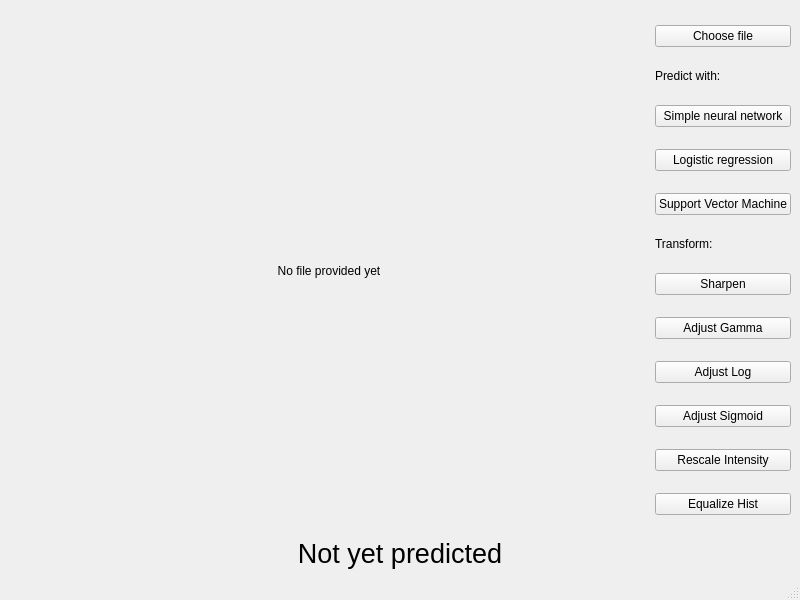
<?xml version="1.0" encoding="UTF-8"?>
<ui version="4.0">
 <class>MainWindow</class>
 <widget class="QMainWindow" name="MainWindow">
  <property name="geometry">
   <rect>
    <x>0</x>
    <y>0</y>
    <width>800</width>
    <height>600</height>
   </rect>
  </property>
  <property name="windowTitle">
   <string>MainWindow</string>
  </property>
  <widget class="QWidget" name="centralwidget">
   <layout class="QHBoxLayout" name="horizontalLayout_2">
    <item>
     <layout class="QVBoxLayout" name="verticalLayout_2">
      <item>
       <layout class="QHBoxLayout" name="horizontalLayout">
        <item>
         <widget class="QLabel" name="image">
          <property name="sizePolicy">
           <sizepolicy hsizetype="Expanding" vsizetype="Expanding">
            <horstretch>0</horstretch>
            <verstretch>0</verstretch>
           </sizepolicy>
          </property>
          <property name="text">
           <string>No file provided yet</string>
          </property>
          <property name="alignment">
           <set>Qt::AlignCenter</set>
          </property>
         </widget>
        </item>
        <item>
         <layout class="QVBoxLayout" name="verticalLayout">
          <item>
           <widget class="QPushButton" name="fileButton">
            <property name="text">
             <string>Choose file</string>
            </property>
           </widget>
          </item>
          <item>
           <widget class="QLabel" name="label">
            <property name="sizePolicy">
             <sizepolicy hsizetype="Preferred" vsizetype="Fixed">
              <horstretch>0</horstretch>
              <verstretch>0</verstretch>
             </sizepolicy>
            </property>
            <property name="text">
             <string>Predict with:</string>
            </property>
           </widget>
          </item>
          <item>
           <widget class="QPushButton" name="pSimpleButton">
            <property name="text">
             <string>Simple neural network</string>
            </property>
           </widget>
          </item>
          <item>
           <widget class="QPushButton" name="pLogisticButton">
            <property name="text">
             <string>Logistic regression</string>
            </property>
           </widget>
          </item>
          <item>
           <widget class="QPushButton" name="pSupportButton">
            <property name="text">
             <string>Support Vector Machine</string>
            </property>
           </widget>
          </item>
          <item>
           <widget class="QLabel" name="label_2">
            <property name="sizePolicy">
             <sizepolicy hsizetype="Preferred" vsizetype="Fixed">
              <horstretch>0</horstretch>
              <verstretch>0</verstretch>
             </sizepolicy>
            </property>
            <property name="text">
             <string>Transform:</string>
            </property>
           </widget>
          </item>
          <item>
           <widget class="QPushButton" name="sharpenButton">
            <property name="text">
             <string>Sharpen</string>
            </property>
           </widget>
          </item>
          <item>
           <widget class="QPushButton" name="gammaButton">
            <property name="text">
             <string>Adjust Gamma</string>
            </property>
           </widget>
          </item>
          <item>
           <widget class="QPushButton" name="logButton">
            <property name="text">
             <string>Adjust Log</string>
            </property>
           </widget>
          </item>
          <item>
           <widget class="QPushButton" name="sigmoidButton">
            <property name="text">
             <string>Adjust Sigmoid</string>
            </property>
           </widget>
          </item>
          <item>
           <widget class="QPushButton" name="intensButton">
            <property name="text">
             <string>Rescale Intensity</string>
            </property>
           </widget>
          </item>
          <item>
           <widget class="QPushButton" name="eqhistButton">
            <property name="text">
             <string>Equalize Hist</string>
            </property>
           </widget>
          </item>
         </layout>
        </item>
       </layout>
      </item>
      <item>
       <widget class="QLabel" name="imageLabel">
        <property name="font">
         <font>
          <pointsize>20</pointsize>
         </font>
        </property>
        <property name="text">
         <string>Not yet predicted</string>
        </property>
        <property name="alignment">
         <set>Qt::AlignCenter</set>
        </property>
       </widget>
      </item>
     </layout>
    </item>
   </layout>
  </widget>
  <widget class="QMenuBar" name="menubar">
   <property name="geometry">
    <rect>
     <x>0</x>
     <y>0</y>
     <width>800</width>
     <height>21</height>
    </rect>
   </property>
  </widget>
  <widget class="QStatusBar" name="statusbar"/>
 </widget>
 <resources/>
 <connections/>
</ui>
